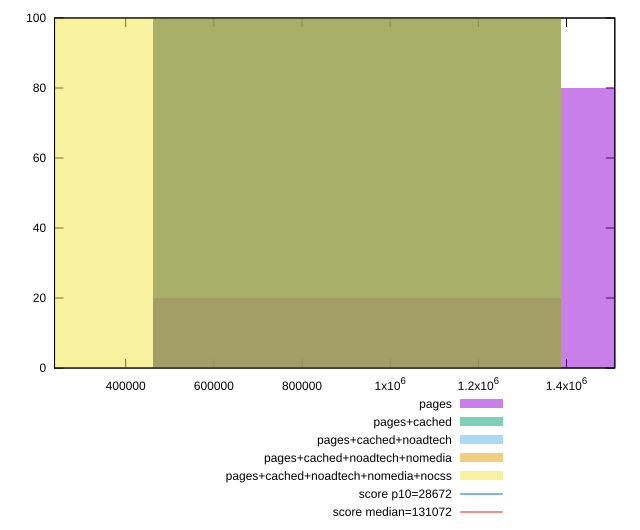

Write gnuplot code to recreate this figure.
reset

$pages <<EOF
925632.6830634513 20
1851265.3661269026 80
EOF

$pagesCached <<EOF
925632.6830634513 100
EOF

$pagesCachedNoadtech <<EOF
925632.6830634513 100
EOF

$pagesCachedNoadtechNomedia <<EOF
925632.6830634513 100
EOF

$pagesCachedNoadtechNomediaNocss <<EOF
0 100
EOF

set key outside below
set boxwidth 925632.6830634513
set xrange [238613.48333333334:1509629.6921260087]
set yrange [0:100]
set trange [0:100]
set style fill transparent solid 0.5 noborder

set parametric
set terminal svg size 640, 530 enhanced background rgb 'white'
set output "report_00017_2021-02-10T15-08-03.406Z/uses-long-cache-ttl/comparison/histogram/all_raw.svg"

plot $pages title "pages" with boxes, \
     $pagesCached title "pages+cached" with boxes, \
     $pagesCachedNoadtech title "pages+cached+noadtech" with boxes, \
     $pagesCachedNoadtechNomedia title "pages+cached+noadtech+nomedia" with boxes, \
     $pagesCachedNoadtechNomediaNocss title "pages+cached+noadtech+nomedia+nocss" with boxes, \
     28672,t title "score p10=28672", \
     131072,t title "score median=131072"

reset
